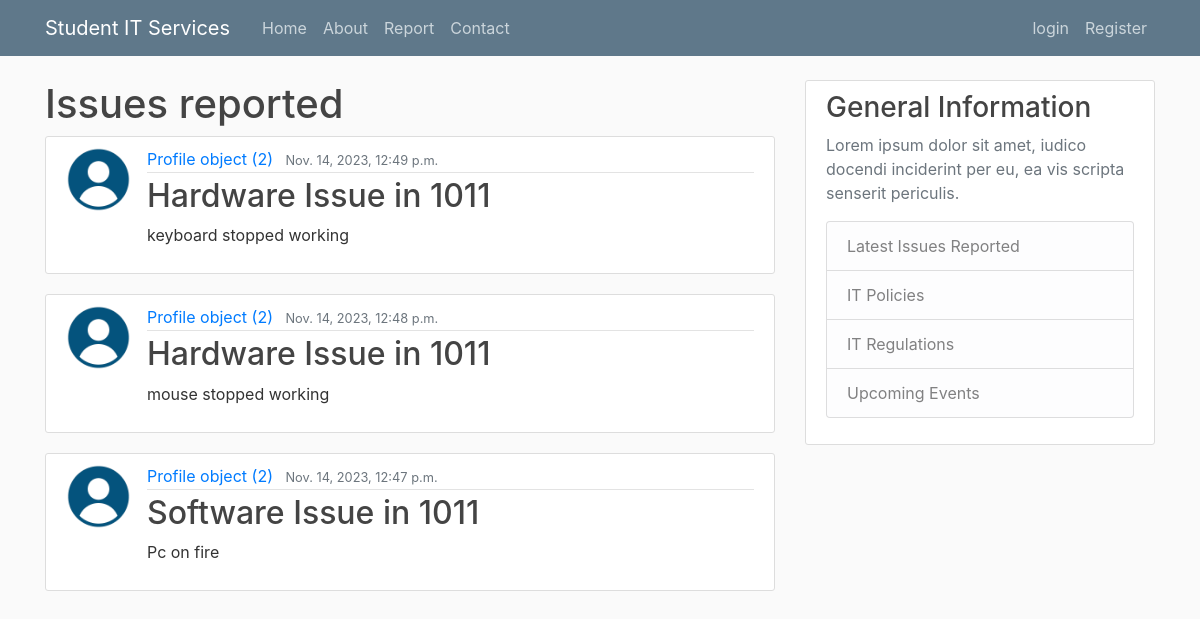
/report, run on an earlier commit of the app's database.
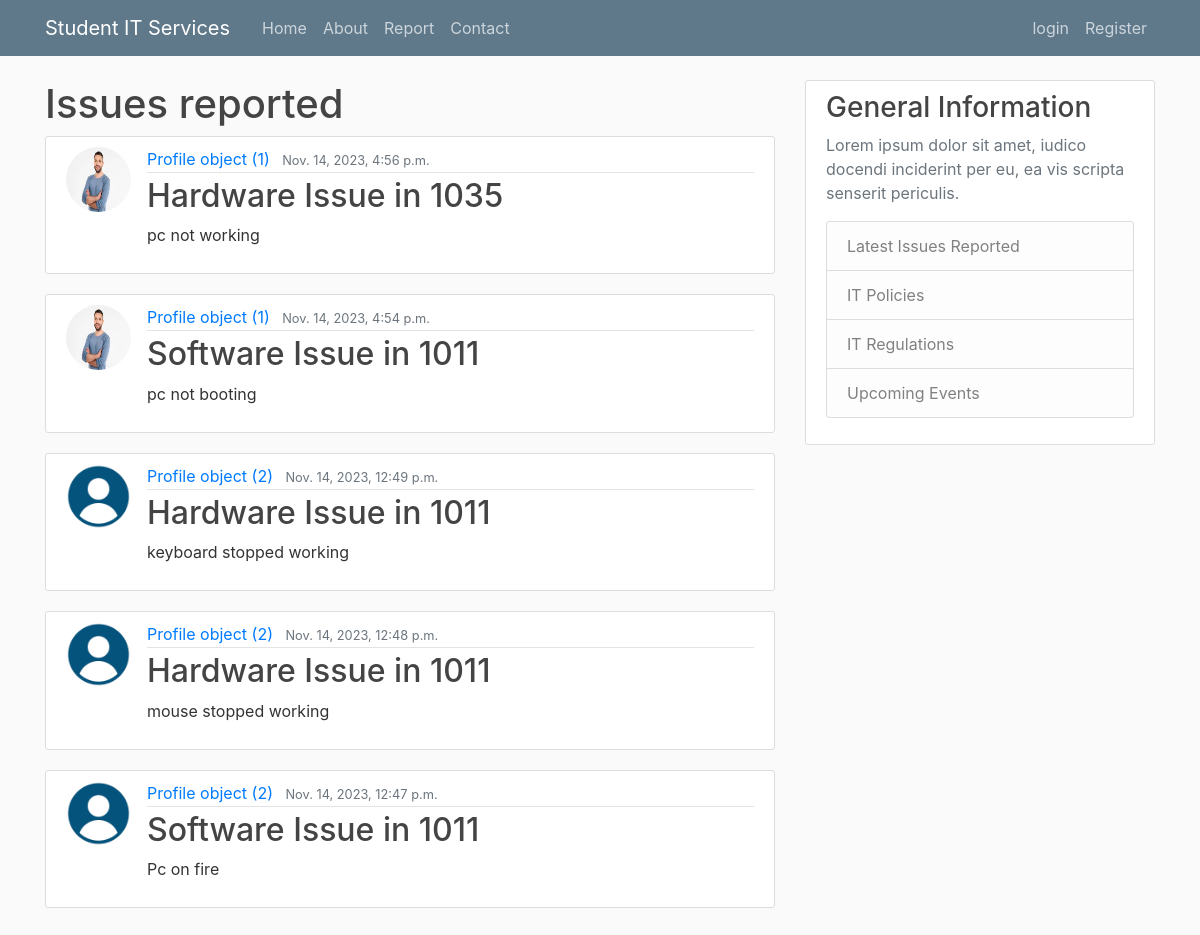
And on a later commit of the database.
### itreporting/models.py (models this page shows, shortened)
class Issue(models.Model):
    type = models.CharField(max_length = 100 , choices =
    [('Hardware', 'Hardware'), ('Software', 'Software')])
    room = models.CharField(max_length = 100)
    urgent = models.BooleanField(default = False)
    details = models.TextField()
    date_submitted = models.DateTimeField(default = timezone.now)
    author = models.ForeignKey(User, related_name = 'issues', on_delete = models.CASCADE)
    def __str__(self):
        return f'{self.type} Issue in {self.room}'

### users/models.py (models this page shows)
class Profile(models.Model):
    user = models.OneToOneField(User, null = True, on_delete = models.CASCADE)
    image = models.ImageField(default = 'default.png', upload_to = 'profile_pics')

### itreporting/views.py (the view)
# urls.py: path('report', PostListView.as_view(), name = 'report'),
class PostListView(ListView):
    model = Issue
    template_name = 'itreporting/report.html'
    context_object_name = 'issues'
    ordering = ['-date_submitted']
    paginate_by = 5

### itreporting/templates/itreporting/report.html
{% extends "itreporting/base.html" %}
{% block content %}
    <h1>Issues reported</h1>
    {% for issue in issues %}
    <article class="media content-section">
            <img class="rounded-circle article-img" src="{{ issue.author.profile.image.url }}"/>
        <div class="media-body">
            <div class="article-metadata">
                <a class="mr-2" href="#">{{ issue.author.profile }}</a>
                <small class="text-muted">{{ issue.date_submitted}}</small>
            </div>
            <h2><a class="article-title" href="{% url 'itreporting:issue-detail' issue.id %}">{{ issue }}</a></h2>
            <p class="article-content">{{ issue.details }}</p>
        </div>
    </article>
{% endfor %}
{% endblock content %}

What changed in the data, as far as the page shows it:
added Issue: author.profile.image (picture), author.profile "Profile object (1)", date_submitted "Nov. 14, 2023, 4:56 p.m.", type+room "Hardware Issue in 1035", details "pc not working"
added Issue: author.profile.image (picture), author.profile "Profile object (1)", date_submitted "Nov. 14, 2023, 4:54 p.m.", type+room "Software Issue in 1011", details "pc not booting"
